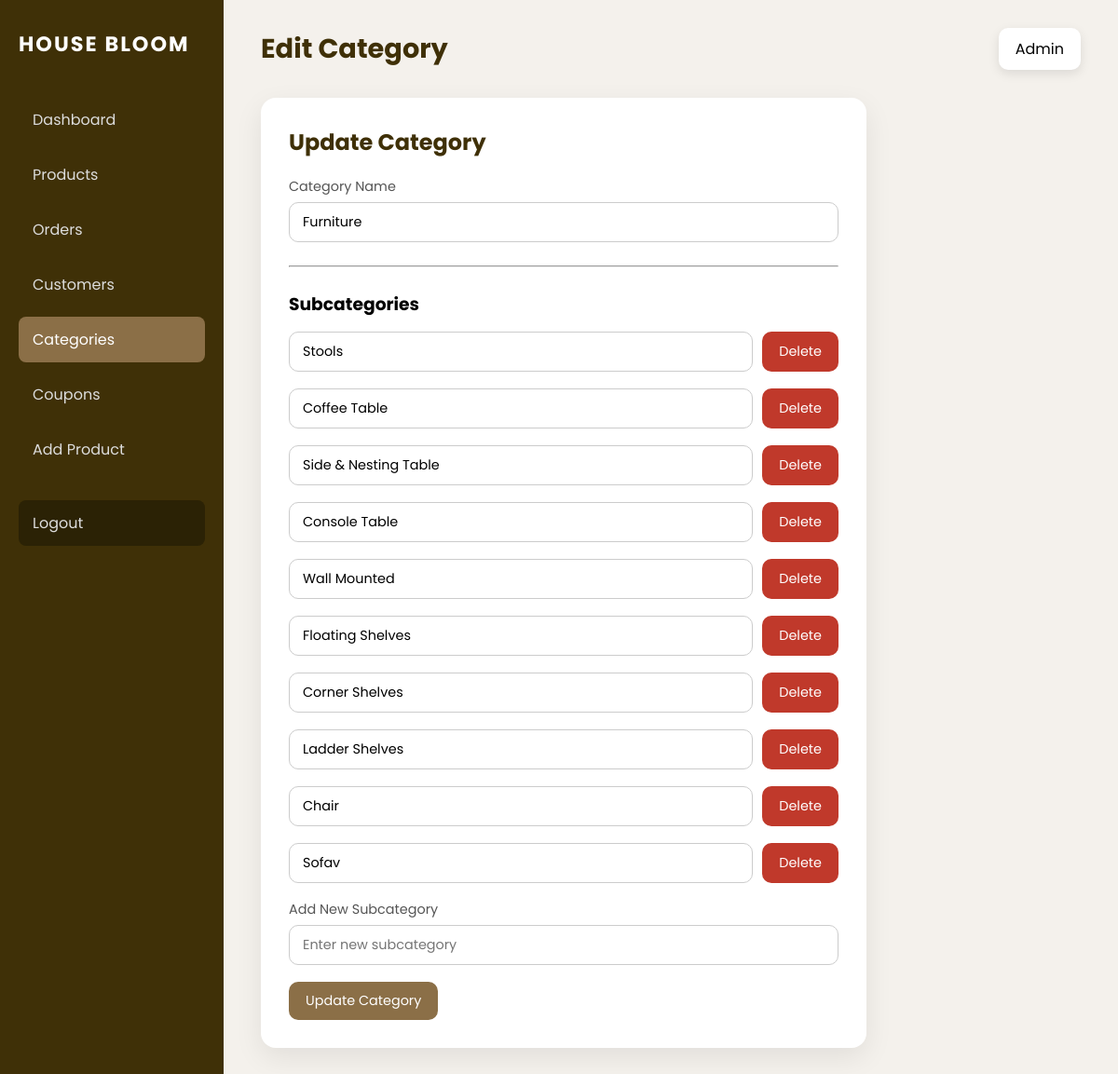
/categoryedit/12/ (signed in), run on the app's committed database.
### bloom/models.py (models this page shows, shortened)
class Category(models.Model):
    name = models.CharField(max_length=100)

class SubCategory(models.Model):
    category = models.ForeignKey(Category, on_delete=models.CASCADE)
    name = models.CharField(max_length=100)

### bloom/views.py (the view, shortened to what this page needs)
# urls.py: path("categoryedit/<int:pk>/", views.categoryedit, name="categoryedit"),
@never_cache
@staff_member_required(login_url='home')
def categoryedit(request, pk):
    category = get_object_or_404(Category, pk=pk)
    subcategories = SubCategory.objects.filter(category=category)
    return render(request, "categoryedit.html", {
        "category": category,
        "subcategories": subcategories
    })

### bloom/templates/categoryedit.html (shortened to what this page needs)
<!DOCTYPE html>
<html lang="en">
<head>
</head>
<body>
<div class="dashboard-wrapper">
    <aside class="sidebar">
        <h2 class="brand">HOUSE BLOOM</h2>
        <nav>
            <a href="{% url 'admindashboard' %}">Dashboard</a>
            <a href="{% url 'adminproduct' %}">Products</a>
            <a href="{% url 'adminorder' %}">Orders</a>
            <a href="{% url 'admincustomer' %}">Customers</a>
            <a href="{% url 'admincategory' %}" class="active">Categories</a>
            <a href="{% url 'admincoupon' %}">Coupons</a>
            <a href="{% url 'addproduct' %}">Add Product</a>
            <a href="/" class="logout">Logout</a>
        </nav>
    </aside>
    <main class="main-content">
        <div class="top-bar">
            <h1>Edit Category</h1>
            <div class="admin-info">Admin</div>
        </div>
        <div class="form-wrapper">
            <h2>Update Category</h2>
            <form method="post">
                <div class="form-group">
                    <label>Category Name</label>
                    <input type="text" name="category_name"
                           value="{{ category.name }}" required>
                </div>
                <hr style="margin:25px 0;">
                <h3 style="margin-bottom:15px;">Subcategories</h3>
                {% for sub in subcategories %}
                <div class="form-group">
                    <div class="sub-row">
                        <input type="text"
                               name="sub_{{ sub.id }}"
                               value="{{ sub.name }}"
                               placeholder="Subcategory name">
                        <button type="submit"
                                name="delete_sub"
                                value="{{ sub.id }}"
                                class="submit-btn delete-btn">
                            Delete
                        </button>
                    </div>
                </div>
                {% empty %}
                <p style="color:#777;">No subcategories available.</p>
                {% endfor %}
                <div class="form-group">
                    <label>Add New Subcategory</label>
                    <input type="text" name="new_subcategory"
                           placeholder="Enter new subcategory">
                </div>
                <button type="submit" class="submit-btn">
                    Update Category
                </button>
            </form>
        </div>
    </main>
</div>
</body>
</html>

### bloom/templates/categoryedit.html (style rules this page uses)
* { margin:0; padding:0; box-sizing:border-box; font-family:'Poppins', sans-serif; }
body { background:#f4f1ec; }
.dashboard-wrapper { display:flex; min-height:100vh; }
.sidebar { width:240px; background:#3f3007; color:#fff; padding:30px 20px; }
.brand { font-size:1.4rem; letter-spacing:2px; margin-bottom:40px; }
.sidebar nav a { display:block; color:#ddd; text-decoration:none; padding:12px 15px; border-radius:8px; margin-bottom:10px; }
.sidebar nav a:hover, .sidebar nav a.active { background:#8B6F47; color:#fff; }
.logout { margin-top:30px; background:#2b2205; }
.main-content { flex:1; padding:30px 40px; }
.top-bar { display:flex; justify-content:space-between; align-items:center; margin-bottom:30px; }
.top-bar h1 { font-size:1.8rem; color:#3f3007; }
.admin-info { background:#fff; padding:10px 18px; border-radius:10px; box-shadow:0 4px 12px rgba(0,0,0,.1); }
.form-wrapper { background:#fff; padding:30px; border-radius:16px; box-shadow:0 10px 30px rgba(0,0,0,.08); max-width:650px; }
.form-wrapper h2 { margin-bottom:20px; color:#3f3007; }
.form-group { margin-bottom:18px; display:flex; flex-direction:column; }
.form-group label { font-size:0.9rem; color:#555; margin-bottom:6px; }
.form-group input { padding:10px 14px; border-radius:10px; border:1px solid #ccc; font-size:0.9rem; width:100%; }
.sub-row { display:flex; gap:10px; }
.submit-btn { padding:10px 18px; background:#8B6F47; color:#fff; border:none; border-radius:10px; cursor:pointer; font-size:0.9rem; }
.delete-btn { background:#c0392b; }

### data on the page
Category: category_name "Furniture"
SubCategory: name "Stools", {{ sub.id }} 3 (drawn)
SubCategory: name "Coffee Table", {{ sub.id }} 6 (drawn)
SubCategory: name "Side & Nesting Table", {{ sub.id }} 7 (drawn)
SubCategory: name "Console Table", {{ sub.id }} 8 (drawn)
SubCategory: name "Wall Mounted", {{ sub.id }} 10 (drawn)
SubCategory: name "Floating Shelves", {{ sub.id }} 11 (drawn)
SubCategory: name "Corner Shelves", {{ sub.id }} 12 (drawn)
SubCategory: name "Ladder Shelves", {{ sub.id }} 13 (drawn)
SubCategory: name "Chair", {{ sub.id }} 35 (drawn)
SubCategory: name "Sofav", {{ sub.id }} 36 (drawn)
